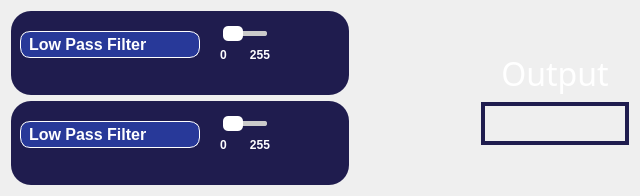
      <widget class="QWidget" name="hybridTab">
       <attribute name="title">
        <string>Hybrid</string>
       </attribute>
       <layout class="QGridLayout" name="gridLayout_21" columnstretch="2,0,2">
        <item row="0" column="0">
         <widget class="QFrame" name="frame_10">
          <property name="styleSheet">
           <string notr="true">QFrame{
background-color: rgb(31, 28, 78);
border-radius:20px;
}</string>
          </property>
          <property name="frameShape">
           <enum>QFrame::StyledPanel</enum>
          </property>
          <property name="frameShadow">
           <enum>QFrame::Raised</enum>
          </property>
          <layout class="QGridLayout" name="gridLayout_18" rowstretch="0,2" columnstretch="0">
           <item row="1" column="0">
            <layout class="QHBoxLayout" name="horizontalLayout_20">
             <property name="spacing">
              <number>20</number>
             </property>
             <property name="topMargin">
              <number>10</number>
             </property>
             <item>
              <widget class="QWidget" name="hybridIntput1" native="true">
               <property name="styleSheet">
                <string notr="true">	border: 4px solid #04031a;
background-color: rgb(31, 28, 78);</string>
               </property>
              </widget>
             </item>
             <item>
              <widget class="QWidget" name="hybridOutput1" native="true">
               <property name="styleSheet">
                <string notr="true">	border: 4px solid #04031a;
background-color: rgb(31, 28, 78);</string>
               </property>
              </widget>
             </item>
            </layout>
           </item>
           <item row="0" column="0">
            <layout class="QHBoxLayout" name="horizontalLayout_26">
             <property name="spacing">
              <number>20</number>
             </property>
             <item>
              <widget class="QComboBox" name="comboBox_1">
               <property name="minimumSize">
                <size>
                 <width>180</width>
                 <height>0</height>
                </size>
               </property>
               <property name="maximumSize">
                <size>
                 <width>180</width>
                 <height>16777215</height>
                </size>
               </property>
               <property name="styleSheet">
                <string notr="true">QComboBox {
    border: 1px solid rgb(255, 255, 255); /* Border color for the combobox */
    border-radius: 10px;
    padding: 2px 18px 2px 8px; /* Adjust padding as needed */
    background-color: rgb(40, 57, 153); /* Background color of the combobox */
    color: #FFFFFF; /* Text color */
	font-family: &quot;Overpass&quot;, sans-serif; /* Set the desired font-family */
	font-weight:bold;
	font-size:16px;
}

QComboBox:hover {
    border: none; /* Border color on hover */
}

QComboBox::drop-down {
    border: none;
}

QComboBox::down-arrow {
	image: url(icons/arrow-drop-down.png);
    width: 35px;
    height: 35px;
	margin-right: 20px; /* Adjust the margin-right to move the arrow to the left */
}




</string>
               </property>
               <item>
                <property name="text">
                 <string>Low Pass Filter</string>
                </property>
               </item>
               <item>
                <property name="text">
                 <string>High Pass Filter</string>
                </property>
               </item>
              </widget>
             </item>
             <item>
              <layout class="QVBoxLayout" name="verticalLayout_44" stretch="0,2">
               <property name="spacing">
                <number>0</number>
               </property>
               <item>
                <widget class="QSlider" name="hybridSlider1">
                 <property name="minimumSize">
                  <size>
                   <width>50</width>
                   <height>0</height>
                  </size>
                 </property>
                 <property name="maximumSize">
                  <size>
                   <width>300</width>
                   <height>16777215</height>
                  </size>
                 </property>
                 <property name="styleSheet">
                  <string notr="true">QSlider {
background-color: transparent;
height: 10px; /* Set the height of the track */
margin:0 0;
border: none;
padding: 3px 3px; 
}

/* Style for the groove (track) */
QSlider::groove {
background: rgb(202, 202, 202); /* Color of the track */
border: 0px solid #999; /* Border of the track */
height: 5px; /* Set the height of the track */
border-radius: 2px; /* Round the corners of the track */
margin:0 0;
}

/* Style for the slider handle (thumb) */
QSlider::handle {
background:#ffffff; /* Color of the handle */
width: 20px; /* Width of the handle */
height: 30px; /* Height of the handle */
margin: -5px 0; /* Negative margin to center the handle vertically */
border-radius: 5px;
border: none;
}

/* Style for the slider handle when pressed */
QSlider::handle:pressed {
background: rgb(40, 57, 153); /* Color of the handle when pressed */
border: 1px solid rgb(255, 255, 255); /* Border of the handle when pressed */
}</string>
                 </property>
                 <property name="orientation">
                  <enum>Qt::Horizontal</enum>
                 </property>
                </widget>
               </item>
               <item>
                <layout class="QHBoxLayout" name="horizontalLayout_27" stretch="0,0">
                 <property name="spacing">
                  <number>0</number>
                 </property>
                 <property name="topMargin">
                  <number>0</number>
                 </property>
                 <item>
                  <widget class="QLabel" name="label_32">
                   <property name="minimumSize">
                    <size>
                     <width>0</width>
                     <height>18</height>
                    </size>
                   </property>
                   <property name="maximumSize">
                    <size>
                     <width>16777215</width>
                     <height>18</height>
                    </size>
                   </property>
                   <property name="styleSheet">
                    <string notr="true">color: rgb(255, 255, 255);
font-weight: bold;
margin:  -1px 0;
border: none;</string>
                   </property>
                   <property name="text">
                    <string>0</string>
                   </property>
                  </widget>
                 </item>
                 <item>
                  <widget class="QLabel" name="label_33">
                   <property name="minimumSize">
                    <size>
                     <width>0</width>
                     <height>18</height>
                    </size>
                   </property>
                   <property name="maximumSize">
                    <size>
                     <width>16777215</width>
                     <height>18</height>
                    </size>
                   </property>
                   <property name="styleSheet">
                    <string notr="true">color: rgb(255, 255, 255);
font-weight: bold;
margin:  -1px 0;
border: none;</string>
                   </property>
                   <property name="text">
                    <string>255</string>
                   </property>
                   <property name="alignment">
                    <set>Qt::AlignRight|Qt::AlignTrailing|Qt::AlignVCenter</set>
                   </property>
                  </widget>
                 </item>
                </layout>
               </item>
              </layout>
             </item>
             <item>
              <widget class="QPushButton" name="importButton_hybrid1">
               <property name="minimumSize">
                <size>
                 <width>50</width>
                 <height>50</height>
                </size>
               </property>
               <property name="maximumSize">
                <size>
                 <width>50</width>
                 <height>50</height>
                </size>
               </property>
               <property name="styleSheet">
                <string notr="true">QPushButton {
    appearance: button;
    background: rgba(74, 74, 74, 0);
    border-radius: 12px;
	
	image: url(icons/upload-square-svgrepo-com.png);
	icon-size: 40px; /* Set the desired icon size */
}

QPushButton:hover {
    background-color: rgb(255, 255, 255);
	image: url(icons/upload-square-svgrepo-com (1).png);
	icon-size: 40px; /* Set the desired icon size */
}
QPushButton:pressed {
    background-color: #A0A0A0; /* Set the desired color when the button is pressed */
}</string>
               </property>
               <property name="text">
                <string/>
               </property>
              </widget>
             </item>
            </layout>
           </item>
          </layout>
         </widget>
        </item>
        <item row="0" column="1" rowspan="2">
         <layout class="QVBoxLayout" name="verticalLayout_40">
          <property name="leftMargin">
           <number>15</number>
          </property>
          <property name="rightMargin">
           <number>15</number>
          </property>
          <item>
           <spacer name="verticalSpacer_14">
            <property name="orientation">
             <enum>Qt::Vertical</enum>
            </property>
            <property name="sizeHint" stdset="0">
             <size>
              <width>20</width>
              <height>40</height>
             </size>
            </property>
           </spacer>
          </item>
          <item>
           <widget class="QPushButton" name="hybridButton">
            <property name="minimumSize">
             <size>
              <width>90</width>
              <height>90</height>
             </size>
            </property>
            <property name="maximumSize">
             <size>
              <width>90</width>
              <height>90</height>
             </size>
            </property>
            <property name="styleSheet">
             <string notr="true">QPushButton {
    appearance: button;
    background: rgba(74, 74, 74, 0);
    border-radius: 15px;
	image: url(icons/merge.png);
	icon-size: 60px; /* Set the desired icon size */
	padding: 10px 10px;
}

QPushButton:hover {
    background-color: rgb(255, 255, 255);
	image: url(icons/merge-dark.png);
	icon-size: 40px; /* Set the desired icon size */
}
QPushButton:pressed {
    background-color: rgb(204, 204, 204); /* Set the desired color when the button is pressed */
}</string>
            </property>
            <property name="text">
             <string/>
            </property>
            <property name="iconSize">
             <size>
              <width>30</width>
              <height>30</height>
             </size>
            </property>
           </widget>
          </item>
          <item>
           <spacer name="verticalSpacer_15">
            <property name="orientation">
             <enum>Qt::Vertical</enum>
            </property>
            <property name="sizeHint" stdset="0">
             <size>
              <width>20</width>
              <height>40</height>
             </size>
            </property>
           </spacer>
          </item>
         </layout>
        </item>
        <item row="0" column="2" rowspan="2">
         <layout class="QVBoxLayout" name="verticalLayout_42" stretch="0,2,0">
          <item>
           <spacer name="verticalSpacer_16">
            <property name="orientation">
             <enum>Qt::Vertical</enum>
            </property>
            <property name="sizeHint" stdset="0">
             <size>
              <width>20</width>
              <height>40</height>
             </size>
            </property>
           </spacer>
          </item>
          <item>
           <layout class="QVBoxLayout" name="verticalLayout_41" stretch="0,4">
            <item>
             <widget class="QLabel" name="outputLabel_3">
              <property name="font">
               <font>
                <family>Impact</family>
                <pointsize>24</pointsize>
                <bold>false</bold>
               </font>
              </property>
              <property name="styleSheet">
               <string notr="true">QLabel{
	color: white;
	border:none;
}</string>
              </property>
              <property name="text">
               <string>Output</string>
              </property>
              <property name="alignment">
               <set>Qt::AlignCenter</set>
              </property>
             </widget>
            </item>
            <item>
             <widget class="QWidget" name="hybridOutput" native="true">
              <property name="styleSheet">
               <string notr="true">	border: 4px solid #1f1c4e;</string>
              </property>
             </widget>
            </item>
           </layout>
          </item>
          <item>
           <spacer name="verticalSpacer_17">
            <property name="orientation">
             <enum>Qt::Vertical</enum>
            </property>
            <property name="sizeHint" stdset="0">
             <size>
              <width>20</width>
              <height>40</height>
             </size>
            </property>
           </spacer>
          </item>
         </layout>
        </item>
        <item row="1" column="0">
         <widget class="QFrame" name="frame_14">
          <property name="styleSheet">
           <string notr="true">QFrame{
background-color: rgb(31, 28, 78);
border-radius:20px;
}</string>
          </property>
          <property name="frameShape">
           <enum>QFrame::StyledPanel</enum>
          </property>
          <property name="frameShadow">
           <enum>QFrame::Raised</enum>
          </property>
          <layout class="QGridLayout" name="gridLayout_20" rowstretch="0,2" columnstretch="0">
           <item row="0" column="0">
            <layout class="QHBoxLayout" name="horizontalLayout_28">
             <property name="spacing">
              <number>20</number>
             </property>
             <item>
              <widget class="QComboBox" name="comboBox_2">
               <property name="minimumSize">
                <size>
                 <width>180</width>
                 <height>0</height>
                </size>
               </property>
               <property name="maximumSize">
                <size>
                 <width>180</width>
                 <height>16777215</height>
                </size>
               </property>
               <property name="styleSheet">
                <string notr="true">QComboBox {
    border: 1px solid rgb(255, 255, 255); /* Border color for the combobox */
    border-radius: 10px;
    padding: 2px 18px 2px 8px; /* Adjust padding as needed */
    background-color: rgb(40, 57, 153); /* Background color of the combobox */
    color: #FFFFFF; /* Text color */
	font-family: &quot;Overpass&quot;, sans-serif; /* Set the desired font-family */
	font-weight:bold;
	font-size:16px;
}

QComboBox:hover {
    border: none; /* Border color on hover */
}

QComboBox::drop-down {
    border: none;
}

QComboBox::down-arrow {
	image: url(icons/arrow-drop-down.png);
    width: 35px;
    height: 35px;
	margin-right: 20px; /* Adjust the margin-right to move the arrow to the left */
}




</string>
               </property>
               <item>
                <property name="text">
                 <string>Low Pass Filter</string>
                </property>
               </item>
               <item>
                <property name="text">
                 <string>High Pass Filter</string>
                </property>
               </item>
              </widget>
             </item>
             <item>
              <layout class="QVBoxLayout" name="verticalLayout_45" stretch="0,2">
               <property name="spacing">
                <number>0</number>
               </property>
               <item>
                <widget class="QSlider" name="hybridSlider2">
                 <property name="minimumSize">
                  <size>
                   <width>50</width>
                   <height>0</height>
                  </size>
                 </property>
                 <property name="maximumSize">
                  <size>
                   <width>300</width>
                   <height>16777215</height>
                  </size>
                 </property>
                 <property name="styleSheet">
                  <string notr="true">QSlider {
background-color: transparent;
height: 10px; /* Set the height of the track */
margin:0 0;
border: none;
padding: 3px 3px; 
}

/* Style for the groove (track) */
QSlider::groove {
background: rgb(202, 202, 202); /* Color of the track */
border: 0px solid #999; /* Border of the track */
height: 5px; /* Set the height of the track */
border-radius: 2px; /* Round the corners of the track */
margin:0 0;
}

/* Style for the slider handle (thumb) */
QSlider::handle {
background:#ffffff; /* Color of the handle */
width: 20px; /* Width of the handle */
height: 30px; /* Height of the handle */
margin: -5px 0; /* Negative margin to center the handle vertically */
border-radius: 5px;
border: none;
}

/* Style for the slider handle when pressed */
QSlider::handle:pressed {
background: rgb(40, 57, 153); /* Color of the handle when pressed */
border: 1px solid rgb(255, 255, 255); /* Border of the handle when pressed */
}</string>
                 </property>
                 <property name="orientation">
                  <enum>Qt::Horizontal</enum>
                 </property>
                </widget>
               </item>
               <item>
                <layout class="QHBoxLayout" name="horizontalLayout_29" stretch="0,0">
                 <property name="spacing">
                  <number>0</number>
                 </property>
                 <property name="topMargin">
                  <number>0</number>
                 </property>
                 <item>
                  <widget class="QLabel" name="label_34">
                   <property name="minimumSize">
                    <size>
                     <width>0</width>
                     <height>18</height>
                    </size>
                   </property>
                   <property name="maximumSize">
                    <size>
                     <width>16777215</width>
                     <height>18</height>
                    </size>
                   </property>
                   <property name="styleSheet">
                    <string notr="true">color: rgb(255, 255, 255);
font-weight: bold;
margin:  -1px 0;
border: none;</string>
                   </property>
                   <property name="text">
                    <string>0</string>
                   </property>
                  </widget>
                 </item>
                 <item>
                  <widget class="QLabel" name="label_35">
                   <property name="minimumSize">
                    <size>
                     <width>0</width>
                     <height>18</height>
                    </size>
                   </property>
                   <property name="maximumSize">
                    <size>
                     <width>16777215</width>
                     <height>18</height>
                    </size>
                   </property>
                   <property name="styleSheet">
                    <string notr="true">color: rgb(255, 255, 255);
font-weight: bold;
margin:  -1px 0;
border: none;</string>
                   </property>
                   <property name="text">
                    <string>255</string>
                   </property>
                   <property name="alignment">
                    <set>Qt::AlignRight|Qt::AlignTrailing|Qt::AlignVCenter</set>
                   </property>
                  </widget>
                 </item>
                </layout>
               </item>
              </layout>
             </item>
             <item>
              <widget class="QPushButton" name="importButton_hybrid2">
               <property name="minimumSize">
                <size>
                 <width>50</width>
                 <height>50</height>
                </size>
               </property>
               <property name="maximumSize">
                <size>
                 <width>50</width>
                 <height>50</height>
                </size>
               </property>
               <property name="styleSheet">
                <string notr="true">QPushButton {
    appearance: button;
    background: rgba(74, 74, 74, 0);
    border-radius: 12px;
	
	image: url(icons/upload-square-svgrepo-com.png);
	icon-size: 40px; /* Set the desired icon size */
}

QPushButton:hover {
    background-color: rgb(255, 255, 255);
	image: url(icons/upload-square-svgrepo-com (1).png);
	icon-size: 40px; /* Set the desired icon size */
}
QPushButton:pressed {
    background-color: #A0A0A0; /* Set the desired color when the button is pressed */
}</string>
               </property>
               <property name="text">
                <string/>
               </property>
              </widget>
             </item>
            </layout>
           </item>
           <item row="1" column="0">
            <layout class="QHBoxLayout" name="horizontalLayout_21">
             <property name="spacing">
              <number>20</number>
             </property>
             <property name="topMargin">
              <number>10</number>
             </property>
             <item>
              <widget class="QWidget" name="hybridIntput2" native="true">
               <property name="styleSheet">
                <string notr="true">	border: 4px solid #04031a;
background-color: rgb(31, 28, 78);</string>
               </property>
              </widget>
             </item>
             <item>
              <widget class="QWidget" name="hybridOutput2" native="true">
               <property name="styleSheet">
                <string notr="true">	border: 4px solid #04031a;
background-color: rgb(31, 28, 78);</string>
               </property>
              </widget>
             </item>
            </layout>
           </item>
          </layout>
         </widget>
        </item>
       </layout>
      </widget>
